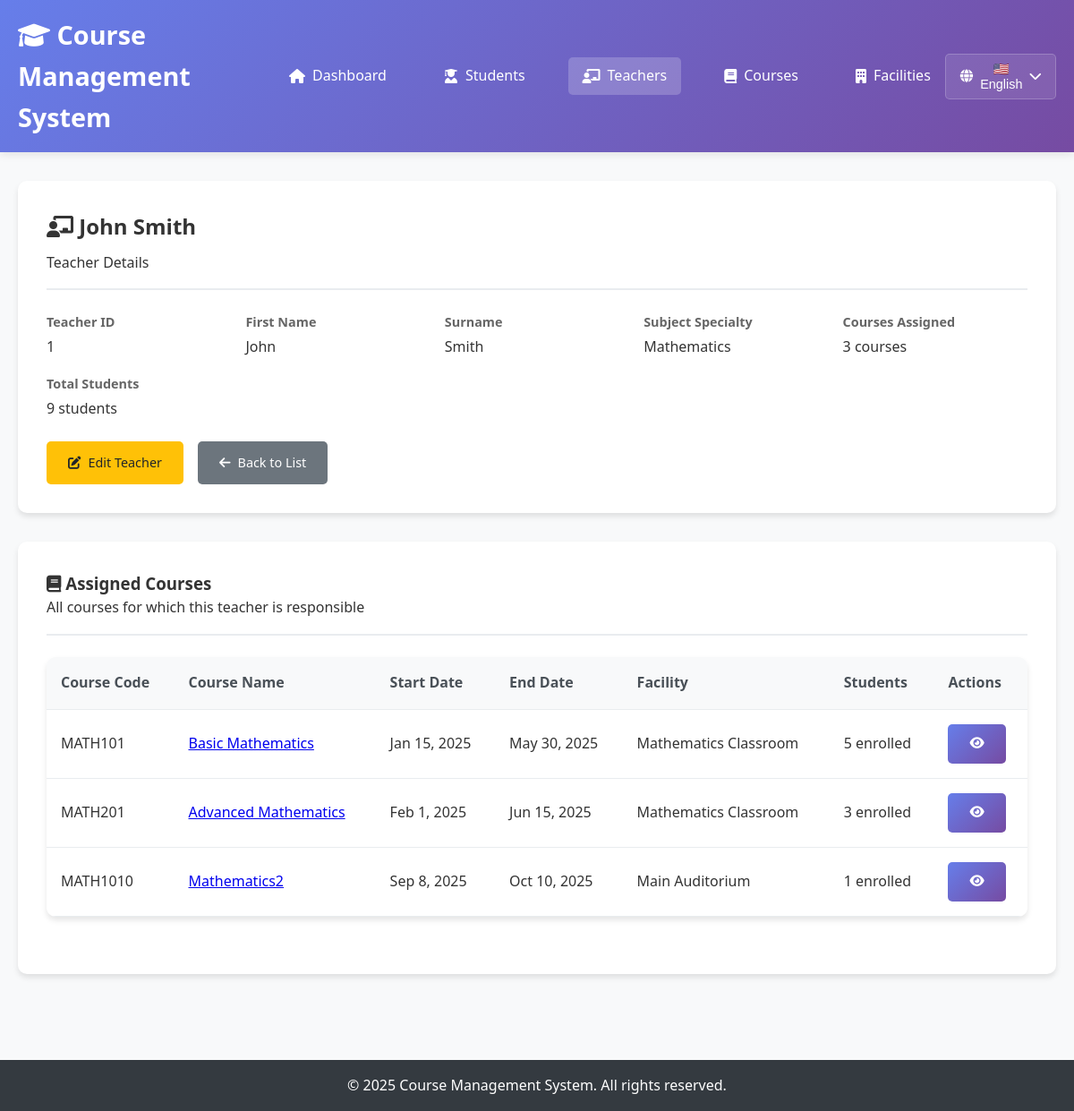
Screenshot of /teachers/view.php?id=1 with the database file from the repository.
### tables this page shows
CREATE TABLE `teachers` (
  `identification_number` int(11) NOT NULL,
  `first_name` varchar(50) NOT NULL,
  `surname` varchar(50) NOT NULL,
  `substance` varchar(100) NOT NULL
);

CREATE TABLE `courses` (
  `emblem` varchar(20) NOT NULL,
  `name` varchar(100) NOT NULL,
  `description` text DEFAULT NULL,
  `start_day` date NOT NULL,
  `rest_of_day` date NOT NULL,
  `teacher_id` int(11) DEFAULT NULL,
  `facility_id` varchar(20) DEFAULT NULL
);

CREATE TABLE `facilities` (
  `emblem` varchar(20) NOT NULL,
  `name` varchar(100) NOT NULL,
  `capacity` int(11) NOT NULL
);

### config/database.php (called while the page is built, shortened)
<?php
function executeQuery($pdo, $sql, $params = []) {
    try {
        $stmt = $pdo->prepare($sql);
        $stmt->execute($params);
        return $stmt;
    } catch(PDOException $e) {
        throw new Exception("Query failed: " . $e->getMessage());
    }
}
function getRecordById($pdo, $table, $idColumn, $id) {
    $stmt = executeQuery($pdo, "SELECT * FROM $table WHERE $idColumn = ?", [$id]);
    return $stmt->fetch();
}
?>

### teachers/view.php (the view, shortened to what this page needs)
<?php
require_once '../config/database.php';
$teacher_id = $_GET['id'] ?? null;
try {
    $teacher = getRecordById($pdo, 'teachers', 'identification_number', $teacher_id);
    $sql = "SELECT c.emblem, c.name, c.start_day, c.rest_of_day,
                   f.name as facility_name,
                   COUNT(cl.student_id) as enrollment_count
            FROM courses c
            LEFT JOIN facilities f ON c.facility_id = f.emblem
            LEFT JOIN course_logins cl ON c.emblem = cl.course_id
            WHERE c.teacher_id = ?
            GROUP BY c.emblem
            ORDER BY c.start_day";
    $stmt = executeQuery($pdo, $sql, [$teacher_id]);
    $assignedCourses = $stmt->fetchAll();
} catch(Exception $e) {
    $error = "Error loading teacher details: " . $e->getMessage();
}
?>
<!DOCTYPE html>
<html lang="en">
<head>
    <link rel="stylesheet" href="../css/style.css">
    <link href="https://cdnjs.cloudflare.com/ajax/libs/font-awesome/6.0.0/css/all.min.css" rel="stylesheet">
</head>
<body>
    <header>
        <nav class="navbar">
            <div class="nav-container">
                <h1><i class="fas fa-graduation-cap"></i> Course Management System</h1>
                <ul class="nav-menu">
                    <li><a href="../index.php"><i class="fas fa-home"></i> Dashboard</a></li>
                    <li><a href="../students/index.php"><i class="fas fa-user-graduate"></i> Students</a></li>
                    <li><a href="index.php" class="active"><i class="fas fa-chalkboard-teacher"></i> Teachers</a></li>
                    <li><a href="../courses/index.php"><i class="fas fa-book"></i> Courses</a></li>
                    <li><a href="../facilities/index.php"><i class="fas fa-building"></i> Facilities</a></li>
                </ul>
            </div>
        </nav>
    </header>
    <main class="main-content">
        <div class="container">
            <?php if (isset($teacher)): ?>
                <div class="detail-card">
                    <div class="detail-header">
                        <h2><i class="fas fa-chalkboard-teacher"></i> <?= htmlspecialchars($teacher['first_name'] . ' ' . $teacher['surname']) ?></h2>
                        <p>Teacher Details</p>
                    </div>
                    <div class="detail-info">
                        <div class="info-item">
                            <span class="info-label">Teacher ID</span>
                            <span class="info-value"><?= htmlspecialchars($teacher['identification_number']) ?></span>
                        </div>
                        <div class="info-item">
                            <span class="info-label">First Name</span>
                            <span class="info-value"><?= htmlspecialchars($teacher['first_name']) ?></span>
                        </div>
                        <div class="info-item">
                            <span class="info-label">Surname</span>
                            <span class="info-value"><?= htmlspecialchars($teacher['surname']) ?></span>
                        </div>
                        <div class="info-item">
                            <span class="info-label">Subject Specialty</span>
                            <span class="info-value"><?= htmlspecialchars($teacher['substance']) ?></span>
                        </div>
                        <div class="info-item">
                            <span class="info-label">Courses Assigned</span>
                            <span class="info-value"><?= count($assignedCourses) ?> courses</span>
                        </div>
                        <div class="info-item">
                            <span class="info-label">Total Students</span>
                            <span class="info-value">
                                <?= array_sum(array_column($assignedCourses, 'enrollment_count')) ?> students
                            </span>
                        </div>
                    </div>
                    <div class="action-buttons">
                        <a href="edit.php?id=<?= $teacher['identification_number'] ?>" class="btn btn-warning">
                            <i class="fas fa-edit"></i> Edit Teacher
                        </a>
                        <a href="index.php" class="btn btn-secondary">
                            <i class="fas fa-arrow-left"></i> Back to List
                        </a>
                    </div>
                </div>
                <div class="detail-card">
                    <div class="detail-header">
                        <h3><i class="fas fa-book"></i> Assigned Courses</h3>
                        <p>All courses for which this teacher is responsible</p>
                    </div>
                    <?php if (count($assignedCourses) > 0): ?>
                        <div class="table">
                            <table>
                                <thead>
                                    <tr>
                                        <th>Course Code</th>
                                        <th>Course Name</th>
                                        <th>Start Date</th>
                                        <th>End Date</th>
                                        <th>Facility</th>
                                        <th>Students</th>
                                        <th>Actions</th>
                                    </tr>
                                </thead>
                                <tbody>
                                    <?php foreach ($assignedCourses as $course): ?>
                                        <tr>
                                            <td><?= htmlspecialchars($course['emblem']) ?></td>
                                            <td>
                                                <a href="../courses/view.php?id=<?= urlencode($course['emblem']) ?>">
                                                    <?= htmlspecialchars($course['name']) ?>
                                                </a>
                                            </td>
                                            <td><?= date('M j, Y', strtotime($course['start_day'])) ?></td>
                                            <td><?= date('M j, Y', strtotime($course['rest_of_day'])) ?></td>
                                            <td>
                                                <?php if ($course['facility_name']): ?>
                                                    <?= htmlspecialchars($course['facility_name']) ?>
                                                <?php else: ?>
                                                    <span style="color: #666; font-style: italic;">No facility assigned</span>
                                                <?php endif; ?>
                                            </td>
                                            <td><?= htmlspecialchars($course['enrollment_count']) ?> enrolled</td>
                                            <td>
                                                <a href="../courses/view.php?id=<?= urlencode($course['emblem']) ?>"
                                                   class="btn btn-primary" title="View Course">
                                                    <i class="fas fa-eye"></i>
                                                </a>
                                            </td>
                                        </tr>
                                    <?php endforeach; ?>
                                </tbody>
                            </table>
                        </div>
                    <?php endif; ?>
                </div>
            <?php endif; ?>
        </div>
    </main>
    <footer>
        <div class="container">
            <p>&copy; 2025 Course Management System. All rights reserved.</p>
        </div>
    </footer>
</body>
</html>

### css/style.css (style rules this page uses)
* { margin: 0; padding: 0; box-sizing: border-box; }
body { font-family: 'Segoe UI', Tahoma, Geneva, Verdana, sans-serif; line-height: 1.6; color: #333; background-color: #f8f9fa; }
.container { max-width: 1200px; margin: 0 auto; padding: 0 20px; }
header { background: linear-gradient(135deg, #667eea 0%, #764ba2 100%); color: white; box-shadow: 0 2px 10px rgba(0,0,0,0.1); }
.navbar { padding: 1rem 0; }
.nav-container { display: flex; justify-content: space-between; align-items: center; max-width: 1200px; margin: 0 auto; padding: 0 20px; }
.navbar h1 { font-size: 1.8rem; font-weight: 600; }
.nav-menu { display: flex; list-style: none; gap: 2rem; }
.nav-menu a { color: white; text-decoration: none; padding: 0.5rem 1rem; border-radius: 5px; transition: background-color 0.3s; display: flex; align-items: center; gap: 0.5rem; }
.nav-menu a:hover, .nav-menu a.active { background-color: rgba(255,255,255,0.2); }
.main-content { min-height: calc(100vh - 120px); padding: 2rem 0; }
.action-buttons { display: flex; gap: 1rem; flex-wrap: wrap; }
.btn { display: inline-flex; align-items: center; gap: 0.5rem; padding: 0.75rem 1.5rem; border: none; border-radius: 5px; text-decoration: none; font-weight: 500; cursor: pointer; transition: all 0.3s; font-size: 0.9rem; min-height: 44px; justify-content: center; }
.btn-primary { background: linear-gradient(135deg, #667eea 0%, #764ba2 100%); color: white; }
.btn-secondary { background: #6c757d; color: white; }
.btn-warning { background: #ffc107; color: #212529; }
.table { width: 100%; background: white; border-radius: 10px; overflow: hidden; box-shadow: 0 4px 6px rgba(0,0,0,0.1); margin-bottom: 2rem; overflow-x: auto; -webkit-overflow-scrolling: touch; }
.table table { width: 100%; border-collapse: collapse; min-width: 600px; }
.table th, .table td { padding: 1rem; text-align: left; border-bottom: 1px solid #e9ecef; }
.table th { background: #f8f9fa; font-weight: 600; color: #495057; }
.detail-card { background: white; padding: 2rem; border-radius: 10px; box-shadow: 0 4px 6px rgba(0,0,0,0.1); margin-bottom: 2rem; }
.detail-header { border-bottom: 2px solid #e9ecef; padding-bottom: 1rem; margin-bottom: 1.5rem; }
.detail-header h2 { color: #333; margin-bottom: 0.5rem; }
.detail-info { display: grid; grid-template-columns: repeat(auto-fit, minmax(200px, 1fr)); gap: 1rem; margin-bottom: 1.5rem; }
.info-item { display: flex; flex-direction: column; }
.info-label { font-weight: 600; color: #666; font-size: 0.9rem; margin-bottom: 0.25rem; }
.info-value { color: #333; font-size: 1rem; }
footer { background: #343a40; color: white; text-align: center; padding: 1rem 0; margin-top: 2rem; }
html { scroll-behavior: smooth; }

### rows the page displays
teachers: first_name+surname "John Smith", identification_number "1", first_name "John", surname "Smith", substance "Mathematics"
courses: emblem "MATH101", name "Basic Mathematics", start_day "Jan 15, 2025", rest_of_day "May 30, 2025", facility.name "Mathematics Classroom", enrollment_count "5"
courses: emblem "MATH201", name "Advanced Mathematics", start_day "Feb 1, 2025", rest_of_day "Jun 15, 2025", facility.name "Mathematics Classroom", enrollment_count "3"
courses: emblem "MATH1010", name "Mathematics2", start_day "Sep 8, 2025", rest_of_day "Oct 10, 2025", facility.name "Main Auditorium", enrollment_count "1"

### other values shown
count($assignedCourses) "3"
array_sum(array_column($assignedCourses, 'enrollment_count')) "9"
